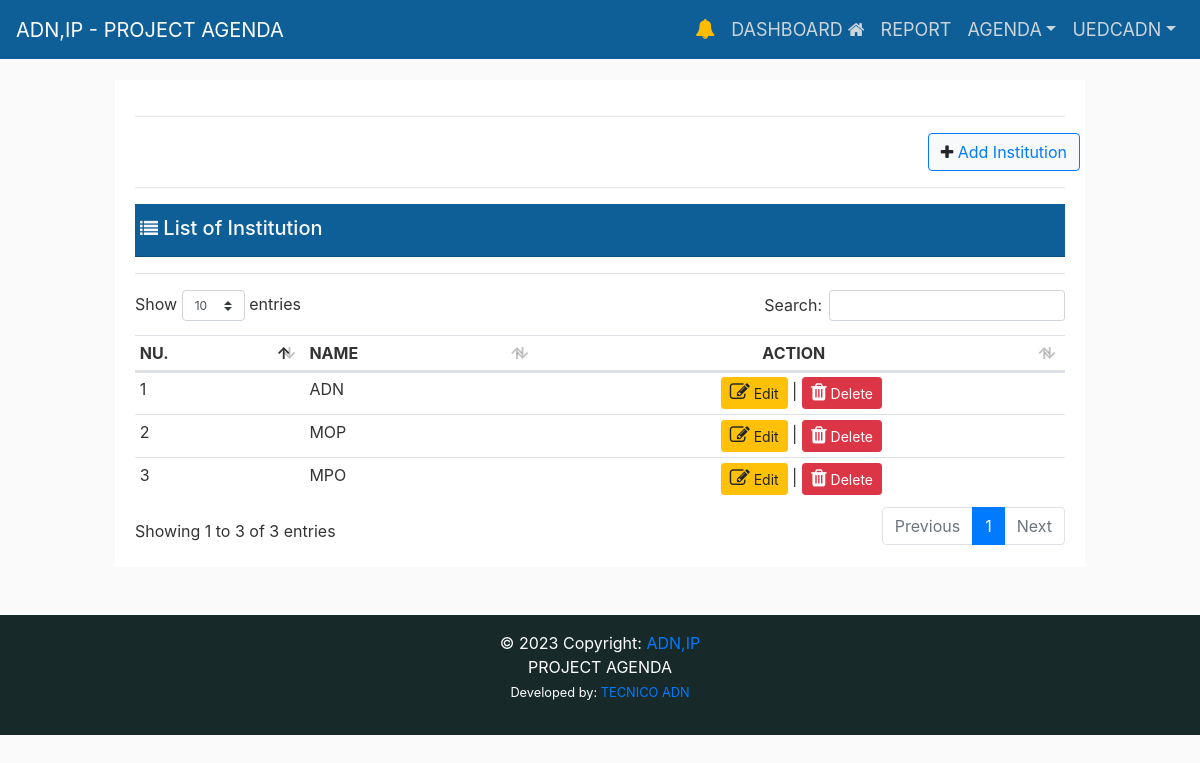
/institution/ (signed in), run on the app's committed database.
### eventapps/authentication/models.py (models this page shows)
class User(AbstractUser):
    is_dei = models.BooleanField(default=False, verbose_name='Director')
    is_adj = models.BooleanField(default=False, verbose_name='Adjunto')
    is_uga = models.BooleanField(default=False, verbose_name='UGA')
    is_uap = models.BooleanField(default=False, verbose_name='UAP')
    is_ucvq = models.BooleanField(default=False, verbose_name='UCVQ')
    is_uedc = models.BooleanField(default=False, verbose_name='UEDC')
    is_secretary = models.BooleanField(
        default=False, verbose_name='SECRETARY')
    is_media = models.BooleanField(default=False, verbose_name='MEDIA')

### eventapps/institute/models.py (models this page shows, shortened)
class Institution(models.Model):
    name_institution = models.CharField(
        max_length=255, null=True, verbose_name="Institution Name:")
    class Meta:
        verbose_name_plural = ("Institution Invited")

### eventapps/institute/views.py (the view)
# urls.py: path('institution/', views.institution_list, name='institution_list'),
@login_required(login_url="/login/")
def institution_list(request):
    context = {
    }
    return render(request, 'institute/institution_list.html', context)

### eventapps/templates/institute/institution_list.html (shortened to what this page needs)
{% extends "layouts/base.html" %}
{% load static %}
{% block content %}
<div class="row d-flex justify-content-center ">
    <div class="col-sm-12">
        <div class="border-info shadow-lg bg-white">
            <div class="card-body">
                <hr />
                <div class="row d-flex justify-content-end">
                    <button type="button" class="btn btn-light border border-primary">
                        <span class="fa fa-plus"></span><a class="text-primary " href="{% url 'institution_add' %}"
                            role="button">
                            Add Institution</a>
                    </button>
                </div>
                <hr />
                <div class="card-header bg-card pb-2 mt-2 d-flex justify-content-between">
                    <div class="row flex-row">
                        <h5 class="text-light"><i class="fa fa-list" style="font-size:18px;"></i> List of Institution
                        </h5>
                    </div>
                </div>
                <hr>
                <section id='no-more-tables'>
                    <table class="table table-sm" id="example" width="100%" cellspacing="0">
                        <thead>
                            <tr>
                                <th>NU.</th>
                                <th>NAME</th>
                                <th style="text-align:center;">ACTION</th>
                            </tr>
                        </thead>
                        <tbody>
                            {% for obj in institution_list %}
                            <tr>
                                <td data-title="Nu.">{{ forloop.counter }}</td>
                                <td data-title="Title">
                                    {{obj.name_institution }}
                                </td>
                                <td style="text-align:center;">
                                    <a href="{% url 'institution_edit' pk=obj.id %}" data-toggle="tooltip" title="Edit"
                                        class="btn btn-sm btn-warning"><i class='fa fa-edit' style='font-size:20px'></i>
                                        Edit</a>
                                    |
                                    <a href="{% url 'institution_delete' pk=obj.id %}" data-toggle="tooltip"
                                        title="Delete" class="btn btn-sm btn-danger"
                                        onclick="return confirm(' Are you ready to delete?')"><i class='fa fa-trash'
                                            style='font-size:20px'></i> Delete</a>
                                </td>
                            </tr>
                            {% endfor %}
                        </tbody>
                    </table>
                </section>
            </div>
        </div>
    </div>
</div>
{% endblock %}

### eventapps/templates/includes/navigation.html (shortened to what this page needs)
{% load static %}
<header class="site-header fixed-top">
    <nav class="navbar navbar-expand-md navbar-dark bg-card">
        <a class="navbar-brand ps-2" href="{%url 'home' %}">
            ADN,IP - PROJECT AGENDA </a>
        {% if user.is_authenticated %}
        <div class="collapse navbar-collapse" id="navbarsExampleDefault">
            <ul class="navbar-nav ml-auto">
                {% if pending_upcoming.count != 0 %}
                <li class="nav-item"><a class="nav-link" href="{% url 'upcomingAgenda_read' %}">
                        <i class='fa fa-bell' style='font-size:20px; color:rgb(255, 187, 0)'></i>
                        {% if pending_upcoming.count != 0 %}
                        <span class="ag">{{ pending_upcoming.count }}</span>
                        {% endif %}
                    </a>
                </li>
                {% else %}
                <li class="nav-item"><a class="nav-link" href="#">
                        <i class='fa fa-bell' style='font-size:20px; color:rgb(255, 187, 0)'></i>
                    </a>
                </li>
                {% endif %}
                <li class="nav-item"><a class="nav-link" href="{% url 'home' %}">DASHBOARD <i
                            class="fa fa-home"></i></a>
                </li>
                <li class="nav-item"><a class="nav-link" href="#">REPORT </a>
                </li>
                {% if user.groups.all.0.name == 'admin' %}
                <li class="nav-item"><a class="nav-link" href="{% url 'institution_list' %}">INSTITUTION</a>
                </li>
                <li class="nav-item dropdown">
                    <a class="nav-link dropdown-toggle" href="#" id="profile" data-toggle="dropdown"
                        aria-haspopup="true" aria-expanded="false">EVENT</a>
                    <div class="dropdown-menu" aria-labelledby="profile">
                        <a class="dropdown-item" href="{% url 'agenda_list' %}"><i class="fa fa-calendar"
                                aria-hidden="true"></i> Agenda
                        </a>
                        <a class="dropdown-item" href="{% url 'informative_list' %}"><i class="fa fa-calendar"
                                aria-hidden="true"></i>
                            Informative
                            Note</a>
                        <a class="dropdown-item" href="{% url 'requestedagenda_list' %}"><i class="fa fa-calendar"
                                aria-hidden="true"></i>
                            Request Agenda</a>
                    </div>
                </li>
                {% elif user.groups.all.0.name == 'gp_cord' %}
                <li class="nav-item dropdown">
                    <a class="nav-link dropdown-toggle" href="#" id="profile" data-toggle="dropdown"
                        aria-haspopup="true" aria-expanded="false">AGENDA</a>
                </li>
                {% endif %}
                <li class="nav-item dropdown">
                    <a class="nav-link dropdown-toggle" href="#" id="profile" data-toggle="dropdown"
                        aria-haspopup="true" aria-expanded="false">{{ request.user.username|upper }}</a>
                </li>
            </ul>
        </div>
        {% endif %}
    </nav>
</header>

### eventapps/static/main/css/main.css (style rules this page uses)
body { background: #fafafa; color: #333333; margin-top: 5rem; }
h1, h2, h3, h4, h5, h6 { color: #444444; }
.bg-card { background-color: #0e5e97; color: white; font-size: large; }
.site-header .navbar-nav { color: #cbd5db; }
.site-header .navbar-nav .nav-link { color: #cbd5db; padding-right: .5rem !important; padding-left: .5rem !important; }

### data on the page
User: user.username "UEDCADN"
Institution: name_institution "ADN"
Institution: name_institution "MOP"
Institution: name_institution "MPO"
